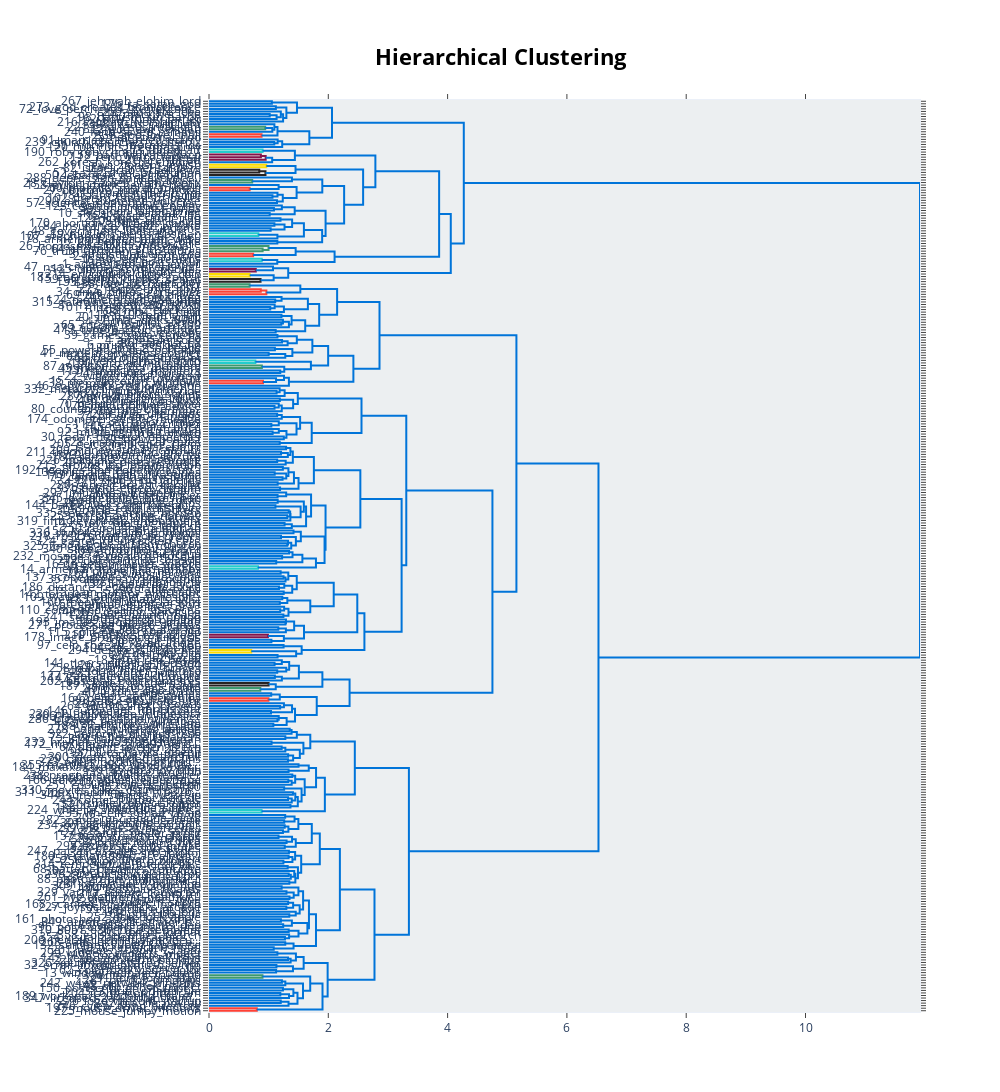

Notebook code cell kept with this figure:
### Code cell
model.visualize_hierarchy()
